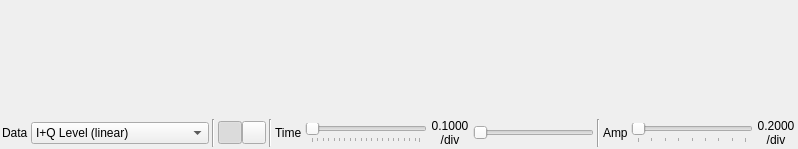
<?xml version="1.0" encoding="UTF-8"?>
<ui version="4.0">
 <class>ScopeWindow</class>
 <widget class="QWidget" name="ScopeWindow">
  <property name="geometry">
   <rect>
    <x>0</x>
    <y>0</y>
    <width>798</width>
    <height>149</height>
   </rect>
  </property>
  <property name="font">
   <font>
    <family>Liberation Sans</family>
    <pointsize>9</pointsize>
   </font>
  </property>
  <property name="windowTitle">
   <string>Oscilloscope</string>
  </property>
  <layout class="QVBoxLayout" name="verticalLayout">
   <property name="spacing">
    <number>3</number>
   </property>
   <property name="leftMargin">
    <number>0</number>
   </property>
   <property name="topMargin">
    <number>0</number>
   </property>
   <property name="rightMargin">
    <number>0</number>
   </property>
   <property name="bottomMargin">
    <number>0</number>
   </property>
   <item>
    <widget class="GLScope" name="scope" native="true">
     <property name="sizePolicy">
      <sizepolicy hsizetype="Expanding" vsizetype="Expanding">
       <horstretch>0</horstretch>
       <verstretch>0</verstretch>
      </sizepolicy>
     </property>
     <property name="minimumSize">
      <size>
       <width>32</width>
       <height>32</height>
      </size>
     </property>
    </widget>
   </item>
   <item>
    <layout class="QHBoxLayout" name="horizontalLayout">
     <property name="spacing">
      <number>3</number>
     </property>
     <property name="leftMargin">
      <number>2</number>
     </property>
     <property name="topMargin">
      <number>2</number>
     </property>
     <property name="rightMargin">
      <number>2</number>
     </property>
     <property name="bottomMargin">
      <number>2</number>
     </property>
     <item>
      <widget class="QLabel" name="label">
       <property name="text">
        <string>Data</string>
       </property>
      </widget>
     </item>
     <item>
      <widget class="QComboBox" name="displayMode">
       <property name="sizePolicy">
        <sizepolicy hsizetype="Minimum" vsizetype="Fixed">
         <horstretch>0</horstretch>
         <verstretch>0</verstretch>
        </sizepolicy>
       </property>
       <property name="sizeAdjustPolicy">
        <enum>QComboBox::AdjustToContentsOnFirstShow</enum>
       </property>
       <item>
        <property name="text">
         <string>I+Q Level (linear)</string>
        </property>
       </item>
       <item>
        <property name="text">
         <string>Magnitude (linear) + Phase</string>
        </property>
       </item>
       <item>
        <property name="text">
         <string>Magnitude (dB) + Phase</string>
        </property>
       </item>
       <item>
        <property name="text">
         <string>Derived 1st + 2nd order</string>
        </property>
       </item>
       <item>
        <property name="text">
         <string>Cyclostationary</string>
        </property>
       </item>
      </widget>
     </item>
     <item>
      <widget class="Line" name="line">
       <property name="orientation">
        <enum>Qt::Vertical</enum>
       </property>
      </widget>
     </item>
     <item>
      <layout class="QHBoxLayout" name="horizontalLayout_2">
       <property name="spacing">
        <number>0</number>
       </property>
       <item>
        <widget class="QToolButton" name="horizView">
         <property name="toolTip">
          <string>Horizontal display arrangement</string>
         </property>
         <property name="text">
          <string/>
         </property>
         <property name="icon">
          <iconset resource="../resources/res.qrc">
           <normaloff>:/horizontal.png</normaloff>:/horizontal.png</iconset>
         </property>
         <property name="iconSize">
          <size>
           <width>16</width>
           <height>16</height>
          </size>
         </property>
         <property name="checkable">
          <bool>true</bool>
         </property>
         <property name="checked">
          <bool>true</bool>
         </property>
        </widget>
       </item>
       <item>
        <widget class="QToolButton" name="vertView">
         <property name="toolTip">
          <string>Vertical display arrangement</string>
         </property>
         <property name="text">
          <string/>
         </property>
         <property name="icon">
          <iconset resource="../resources/res.qrc">
           <normaloff>:/vertical.png</normaloff>:/vertical.png</iconset>
         </property>
         <property name="iconSize">
          <size>
           <width>16</width>
           <height>16</height>
          </size>
         </property>
         <property name="checkable">
          <bool>true</bool>
         </property>
        </widget>
       </item>
      </layout>
     </item>
     <item>
      <widget class="Line" name="line_3">
       <property name="orientation">
        <enum>Qt::Vertical</enum>
       </property>
      </widget>
     </item>
     <item>
      <widget class="QLabel" name="label_2">
       <property name="text">
        <string>Time</string>
       </property>
      </widget>
     </item>
     <item>
      <widget class="QSlider" name="time">
       <property name="sizePolicy">
        <sizepolicy hsizetype="MinimumExpanding" vsizetype="Fixed">
         <horstretch>0</horstretch>
         <verstretch>0</verstretch>
        </sizepolicy>
       </property>
       <property name="minimum">
        <number>1</number>
       </property>
       <property name="maximum">
        <number>100</number>
       </property>
       <property name="pageStep">
        <number>5</number>
       </property>
       <property name="orientation">
        <enum>Qt::Horizontal</enum>
       </property>
       <property name="tickPosition">
        <enum>QSlider::TicksBelow</enum>
       </property>
       <property name="tickInterval">
        <number>5</number>
       </property>
      </widget>
     </item>
     <item>
      <widget class="QLabel" name="timeText">
       <property name="minimumSize">
        <size>
         <width>40</width>
         <height>0</height>
        </size>
       </property>
       <property name="text">
        <string>0.1000
/div</string>
       </property>
       <property name="alignment">
        <set>Qt::AlignCenter</set>
       </property>
      </widget>
     </item>
     <item>
      <widget class="QSlider" name="timeOfs">
       <property name="sizePolicy">
        <sizepolicy hsizetype="MinimumExpanding" vsizetype="Fixed">
         <horstretch>0</horstretch>
         <verstretch>0</verstretch>
        </sizepolicy>
       </property>
       <property name="minimum">
        <number>0</number>
       </property>
       <property name="maximum">
        <number>1000</number>
       </property>
       <property name="pageStep">
        <number>10</number>
       </property>
       <property name="orientation">
        <enum>Qt::Horizontal</enum>
       </property>
       <property name="tickPosition">
        <enum>QSlider::NoTicks</enum>
       </property>
       <property name="tickInterval">
        <number>50</number>
       </property>
      </widget>
     </item>
     <item>
      <widget class="Line" name="line_2">
       <property name="orientation">
        <enum>Qt::Vertical</enum>
       </property>
      </widget>
     </item>
     <item>
      <widget class="QLabel" name="label_4">
       <property name="text">
        <string>Amp</string>
       </property>
      </widget>
     </item>
     <item>
      <widget class="QSlider" name="amp">
       <property name="sizePolicy">
        <sizepolicy hsizetype="MinimumExpanding" vsizetype="Fixed">
         <horstretch>0</horstretch>
         <verstretch>0</verstretch>
        </sizepolicy>
       </property>
       <property name="minimum">
        <number>0</number>
       </property>
       <property name="maximum">
        <number>8</number>
       </property>
       <property name="pageStep">
        <number>1</number>
       </property>
       <property name="value">
        <number>0</number>
       </property>
       <property name="orientation">
        <enum>Qt::Horizontal</enum>
       </property>
       <property name="tickPosition">
        <enum>QSlider::TicksBelow</enum>
       </property>
       <property name="tickInterval">
        <number>1</number>
       </property>
      </widget>
     </item>
     <item>
      <widget class="QLabel" name="ampText">
       <property name="minimumSize">
        <size>
         <width>40</width>
         <height>0</height>
        </size>
       </property>
       <property name="text">
        <string>0.2000
/div</string>
       </property>
       <property name="alignment">
        <set>Qt::AlignCenter</set>
       </property>
      </widget>
     </item>
    </layout>
   </item>
  </layout>
 </widget>
 <customwidgets>
  <customwidget>
   <class>GLScope</class>
   <extends>QWidget</extends>
   <header>gui/glscope.h</header>
   <container>1</container>
  </customwidget>
 </customwidgets>
 <resources>
  <include location="../resources/res.qrc"/>
 </resources>
 <connections/>
</ui>
